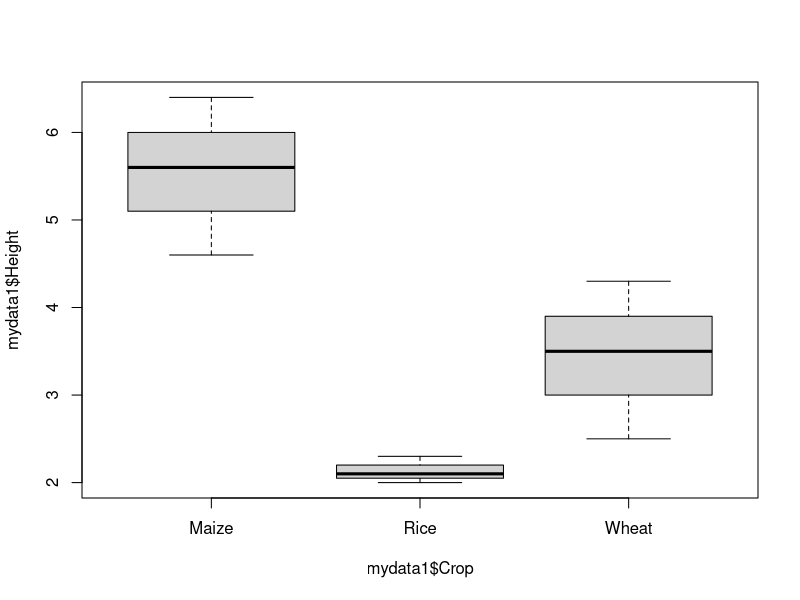
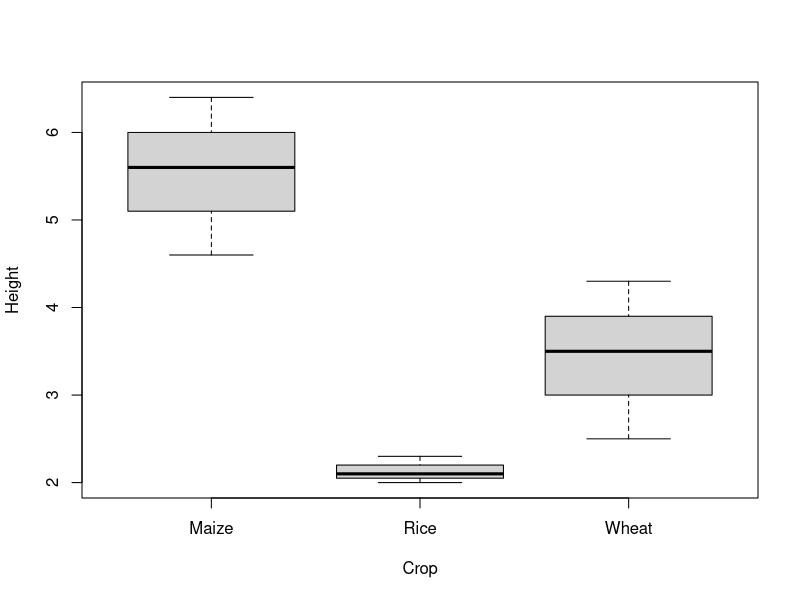
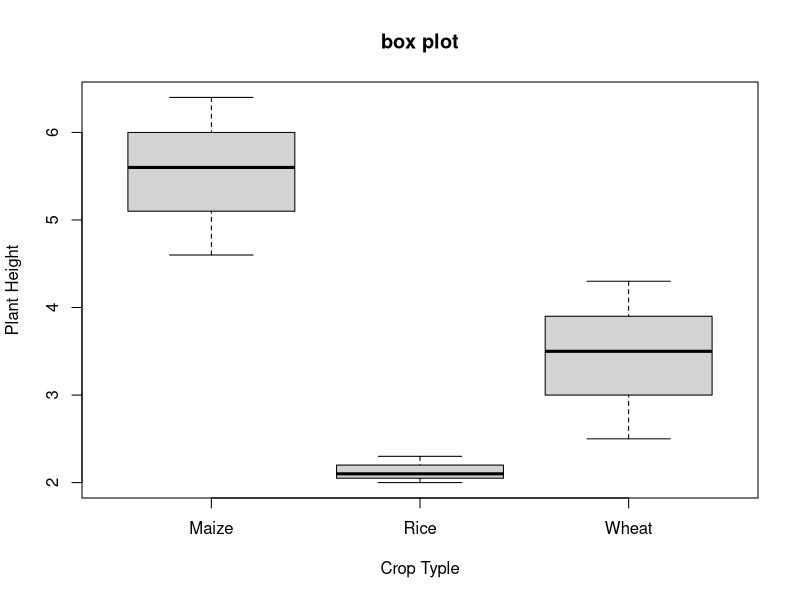
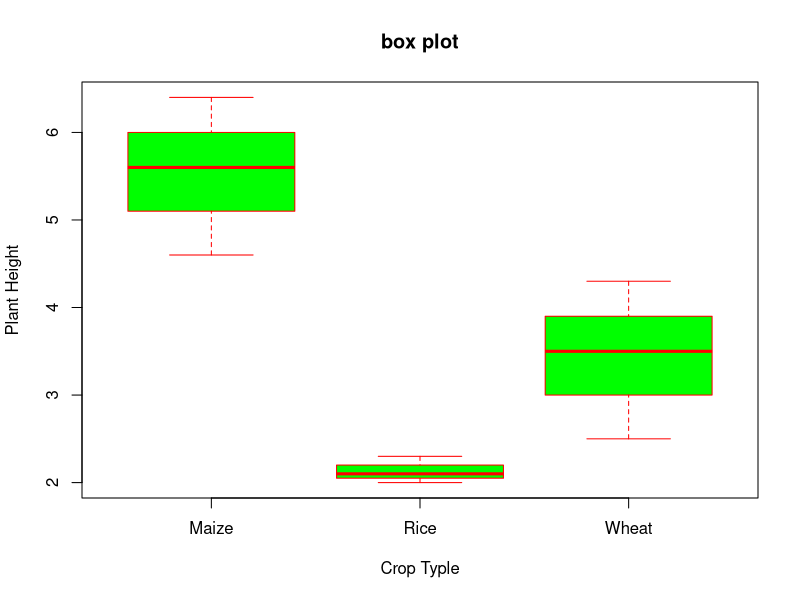
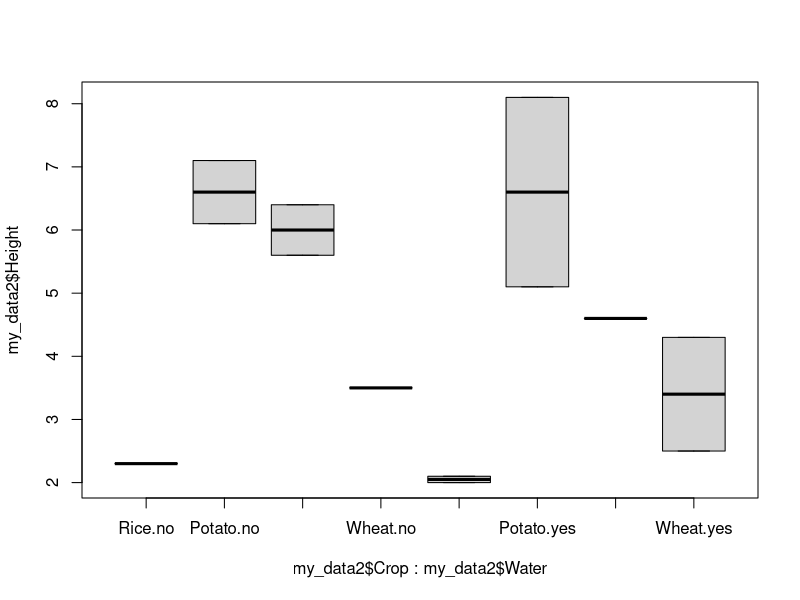

Write the R code that produced these figures, in order.
library(readxl)
mydata1 <- read_excel("test1.xlsx", sheet = "Sheet1")
View(mydata1)
remove(my_data2)

boxplot(mydata1$Height~mydata1$Crop)


#Labeling 

boxplot(Height~Crop,data=mydata1)

#tiltle of plot

boxplot(Height~Crop,data=mydata1,main="box plot",xlab="Crop Typle",ylab="Plant Height")

# Coloring of plot

boxplot(Height~Crop,data=mydata1,main="box plot",xlab="Crop Typle",ylab="Plant Height",col="green",border="red")


# Grouping of Treatment 

library(readxl)
my_data2 <- read_excel("test1.xlsx", sheet = "Sheet2")
View(my_data2)
remove(mydata1)

my_data2$Crop<- factor(my_data2$Crop,levels = c("Rice","Potato","Maize","Wheat"))


boxplot(my_data2$Height~my_data2$Crop*my_data2$Water)

